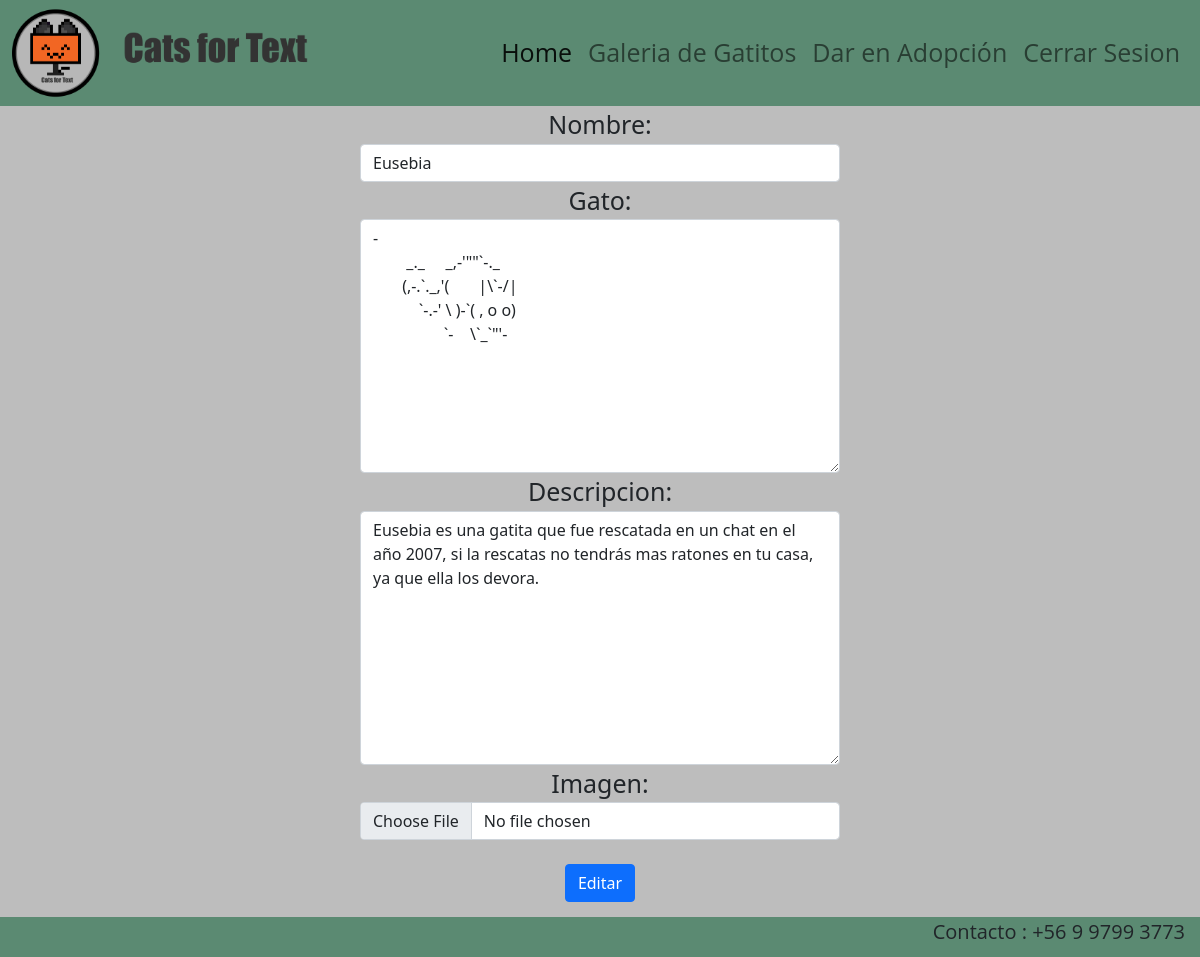
Page /editar_cat/1 (signed in) on the committed database.
### Registro/models.py (models this page shows, shortened)
class Cats(models.Model):
        name_cat = models.CharField(max_length=30)
        ascii_cat = models.TextField()
        desc_cat = models.CharField(max_length=200)
        imagen_cat = models.ImageField(upload_to="cats", null=True)

### Registro/views.py (the view)
# urls.py: path('editar_cat/<int:id_cat>', views.editar_cat ,name="editar_cat"),
@login_required(login_url='/admin/')
def editar_cat(request, id_cat):
    cat = get_object_or_404(Cats, id=id_cat)
    data = {
        'form' : CatsForm(instance=cat)
    }
    if request.method == 'POST':
        formulario = CatsForm(data=request.POST, instance=cat, files=request.FILES)
        if formulario.is_valid():
            formulario.save()
            return redirect (to="listar_cats")
        data["form"] = formulario
    return render(request, "cats/editar_cat.html", data)

### Registro/forms.py
class CatsForm(forms.ModelForm):
    class Meta:
        model = Cats
        fields = ['name_cat', 'ascii_cat', 'desc_cat', 'imagen_cat']
        labels = {
            'name_cat': 'Nombre',
            'ascii_cat': 'Gato',
            'desc_cat': 'Descripcion',
            'imagen_cat': 'Imagen',
        }
        widgets = {
            'name_cat': forms.TextInput(attrs={'class': 'form-control'}),
            'ascii_cat': forms.Textarea(attrs={'class': 'form-control'}),
            'desc_cat': forms.Textarea(attrs={'class': 'form-control'}),
            'imagen_cat': forms.FileInput(attrs={'class': 'form-control'}),
        }

### Registro/templates/cats/editar_cat.html (shortened to what this page needs)
{% extends 'cats/base.html' %}
{% load static %}
{% block css %}
<link rel="stylesheet" href="{% static 'cats/css/editar_cat.css' %}">
{% endblock %}
{% block contenido %}
    <form method="POST" id="add" enctype="multipart/form-data">
        {{ form }}
        <br>
        <button type="submit" class="btn btn-primary">Editar</button>
    </form>
{% endblock %}

### Registro/static/cats/css/editar_cat.css (style rules this page uses)
#add { text-align: center; margin-left: 30%; margin-right: 30%; }
label { text-align: center; font-size: 25px; }

### Registro/static/cats/css/base.css (style rules this page uses)
* { margin: 0; padding: 0; max-width: 100%; max-height: 100%; }

### rows in the picture
Cats: name_cat "Eusebia", ascii_cat "- _._ _,-'\"\"`-._ (,-.`._,'( |\\`-/| `-.-' \\ )-`( , o o) `- \\`_`\"'-", desc_cat "Eusebia es una gatita que fue rescatada en un chat en el año 2007, si la rescatas no tendrás mas ratones en tu casa, ya que ella los devora."
